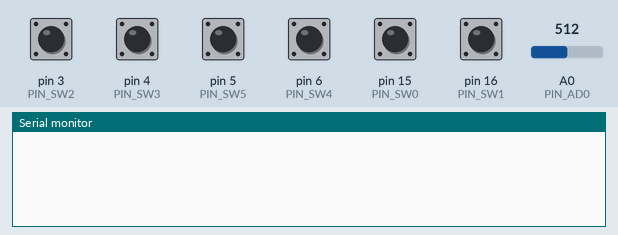
Simulated run of this sketch. Board: Arduino Uno, built with avr-gcc and run on an emulated ATmega328P. Shown: the last lines printed to the serial monitor. The inputs (shaded band) are chosen by the test bench; at power-on: pin 3 (PIN_SW2), pin 4 (PIN_SW3), pin 5 (PIN_SW5), pin 6 (PIN_SW4), pin 15 (PIN_SW0), pin 16 (PIN_SW1) HIGH, A0 (PIN_AD0) = 512.

Above: at 6.2 s.
6.3 s: A0 (PIN_AD0) set to 716
At 7.3 s:
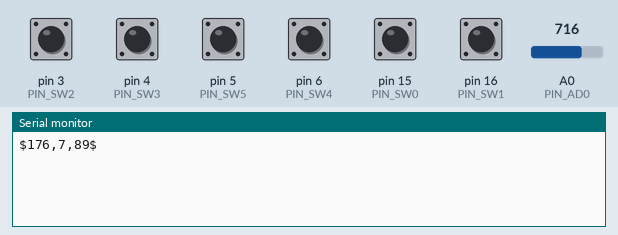
7.8 s: pin 3 (PIN_SW2) pulled LOW for 0.15 s
At 8.7 s:
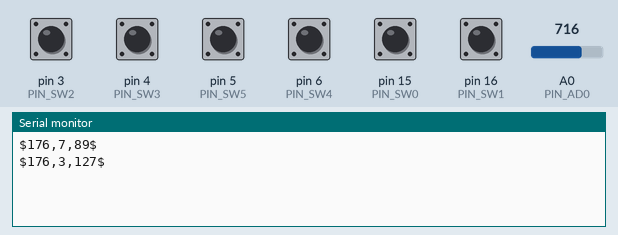
9.4 s: pin 4 (PIN_SW3) pulled LOW for 0.15 s
At 10.1 s:
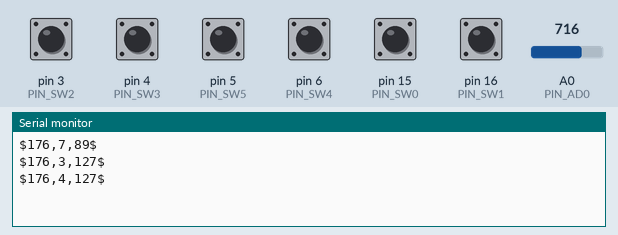
11.0 s: pin 5 (PIN_SW5) pulled LOW for 0.15 s
At 11.6 s:
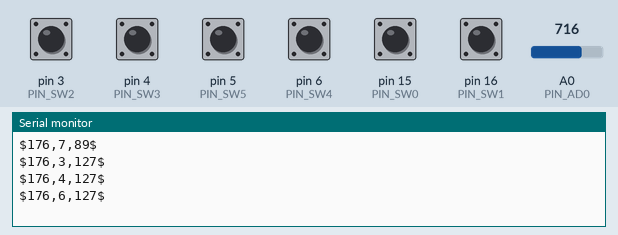
12.6 s: pin 6 (PIN_SW4) pulled LOW for 0.15 s
At 13.1 s:
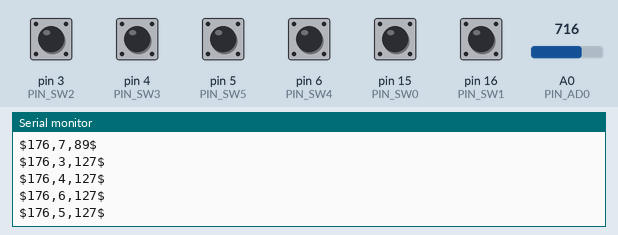
14.2 s: pin 15 (PIN_SW0) pulled LOW for 0.15 s
At 15.7 s:
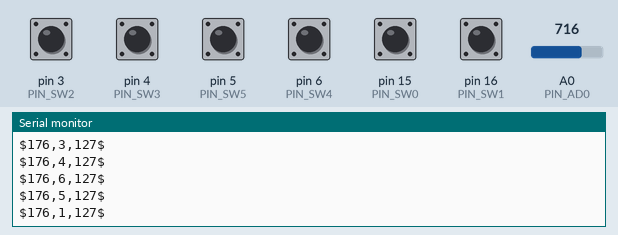
Timing chart, 0 to 16.8 s (numbered marks = the images above; inputs shaded):
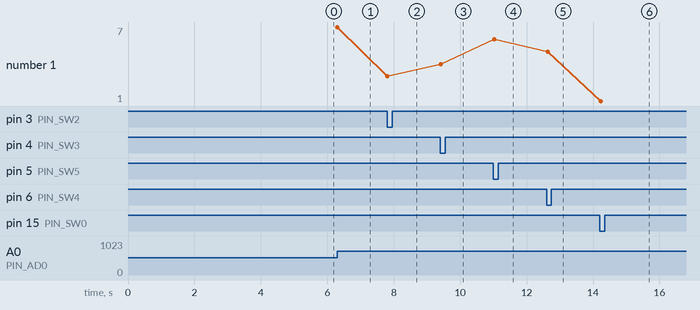

Measured:
- after the input at 6.3 s, the serial monitor: prints a new line at once (image 1)
- after the input at 7.8 s, the serial monitor: prints a new line at once (image 2)
- after the input at 9.4 s, the serial monitor: prints a new line at once (image 3)
- after the input at 11.0 s, the serial monitor: prints a new line at once (image 4)
- after the input at 12.6 s, the serial monitor: prints a new line at once (image 5)
- after the input at 14.2 s, the serial monitor: prints a new line at once (image 6)
- plotted number 1: 7 → 3 after the input at 7.8 s, 3 → 4 after the input at 9.4 s, 4 → 6 after the input at 11.0 s, 6 → 5 after the input at 12.6 s, 5 → 1 after the input at 14.2 s

The sketch:

switch2midi.ino
```cpp
#include "assign_map.h"

#include <MIDI.h>

uint8_t switch_state[6] = {0, 0, 0, 0, 0, 0};
uint8_t temp[6] = {0, 0, 0, 0, 0, 0};

uint16_t ad_value = 0;

#define DEBUG 0
#define ANALOG_SLIDER_ENABLE 1

void setup()
{
  Serial.begin(38400);

//  Serial1.begin(31250);

  delay(5000);

  for(int i = 0; i < 6; i++){
    pinMode(pins[i], INPUT);
    digitalWrite(pins[i], HIGH);
    switch_state[i] = digitalRead(pins[i]);
  }
#if ANALOG_SLIDER_ENABLE
  ad_value = analogRead(PIN_AD0);
#endif

#if DEBUG
  Serial.print("AD_MAX = ");
  Serial.println(AD_MAX);
  Serial.print("AD_DIV = ");
  Serial.println(AD_DIV);
#endif
}

void loop()
{
  uint8_t data[3];

  uint16_t ad_temp = analogRead(PIN_AD0);
#if DEBUG
  Serial.print("AD = ");
  Serial.println(ad_temp);
#endif

#if ANALOG_SLIDER_ENABLE
  if(abs(ad_temp - ad_value) > 2* AD_DIV){
      Serial.print('$');
      Serial.print(MIDI_AD0_0);
//      delay(1);
      Serial.print(',');
      Serial.print(MIDI_AD0_1);
//      delay(1);
      Serial.print(',');
      ad_value = ad_temp;
      ad_temp = (uint8_t)((double)ad_temp/AD_DIV);
      if(ad_temp > 0x7F){ad_temp = 0x7F;}
      Serial.print(ad_temp);
      Serial.println('$');
//      delay(10);
  }
#endif
  for(int i = 0; i < 6; i++){
    temp[i] = digitalRead(pins[i]);

    if(temp[i] != switch_state[i] && temp[i] == 0){
//      Serial1.write(mapping[3*i]);
//      Serial1.write(mapping[3*i + 1]);
//      Serial1.write(mapping[3*i + 2]);

      Serial.print("$");
      Serial.print(mapping[3*i]);//, HEX);
//      delay(1);
      Serial.print(",");
      //Serial.print(' ');
      Serial.print(mapping[3*i + 1]);//, HEX);
      //Serial.print(' ');
//      delay(1);
      Serial.print(",");
      Serial.print(mapping[3*i + 2]);//, HEX);
//      Serial.print('\n');
      Serial.println('$');
      delay(1);
    }

    switch_state[i] = temp[i];
  }
  delay(50);
}
```

assign_map.h
```cpp
#ifndef _ASSIGN_MAP_H_
#define _ASSIGN_MAP_H_

//#define PIN_SW0 2
#define PIN_SW0 15
#define PIN_SW1 16
#define PIN_SW2 3
#define PIN_SW3 4
#define PIN_SW4 6
#define PIN_SW5 5

#define PIN_AD0 A0

#define MAX_RES 50
#define PULLUP_RES 10

//unsigned int AD_MAX = (unsigned int)((double)1024 * MAX_RES / (MAX_RES + PULLUP_RES));
//#define AD_MAX 564
#define AD_MAX 1024
double AD_DIV = (double)AD_MAX/128;

const char pins[6] = {PIN_SW0, PIN_SW1, PIN_SW2, PIN_SW3, PIN_SW4, PIN_SW5};

#define MIDI_0_0 0xb0
#define MIDI_0_1 0x01
#define MIDI_0_2 0x7f

#define MIDI_1_0 0xb0
#define MIDI_1_1 0x02
#define MIDI_1_2 0x7f

#define MIDI_2_0 0xb0
#define MIDI_2_1 0x03
#define MIDI_2_2 0x7f

#define MIDI_3_0 0xb0
#define MIDI_3_1 0x04
#define MIDI_3_2 0x7f

#define MIDI_4_0 0xb0
#define MIDI_4_1 0x05
#define MIDI_4_2 0x7f

#define MIDI_5_0 0xb0
#define MIDI_5_1 0x06
#define MIDI_5_2 0x7f


#define MIDI_AD0_0 0xb0
#define MIDI_AD0_1 0x07


const unsigned int mapping[3*6] =
{
  MIDI_0_0, MIDI_0_1, MIDI_0_2,
  MIDI_1_0, MIDI_1_1, MIDI_1_2,
  MIDI_2_0, MIDI_2_1, MIDI_2_2,
  MIDI_3_0, MIDI_3_1, MIDI_3_2,
  MIDI_4_0, MIDI_4_1, MIDI_4_2,
  MIDI_5_0, MIDI_5_1, MIDI_5_2,
};


#endif
```
